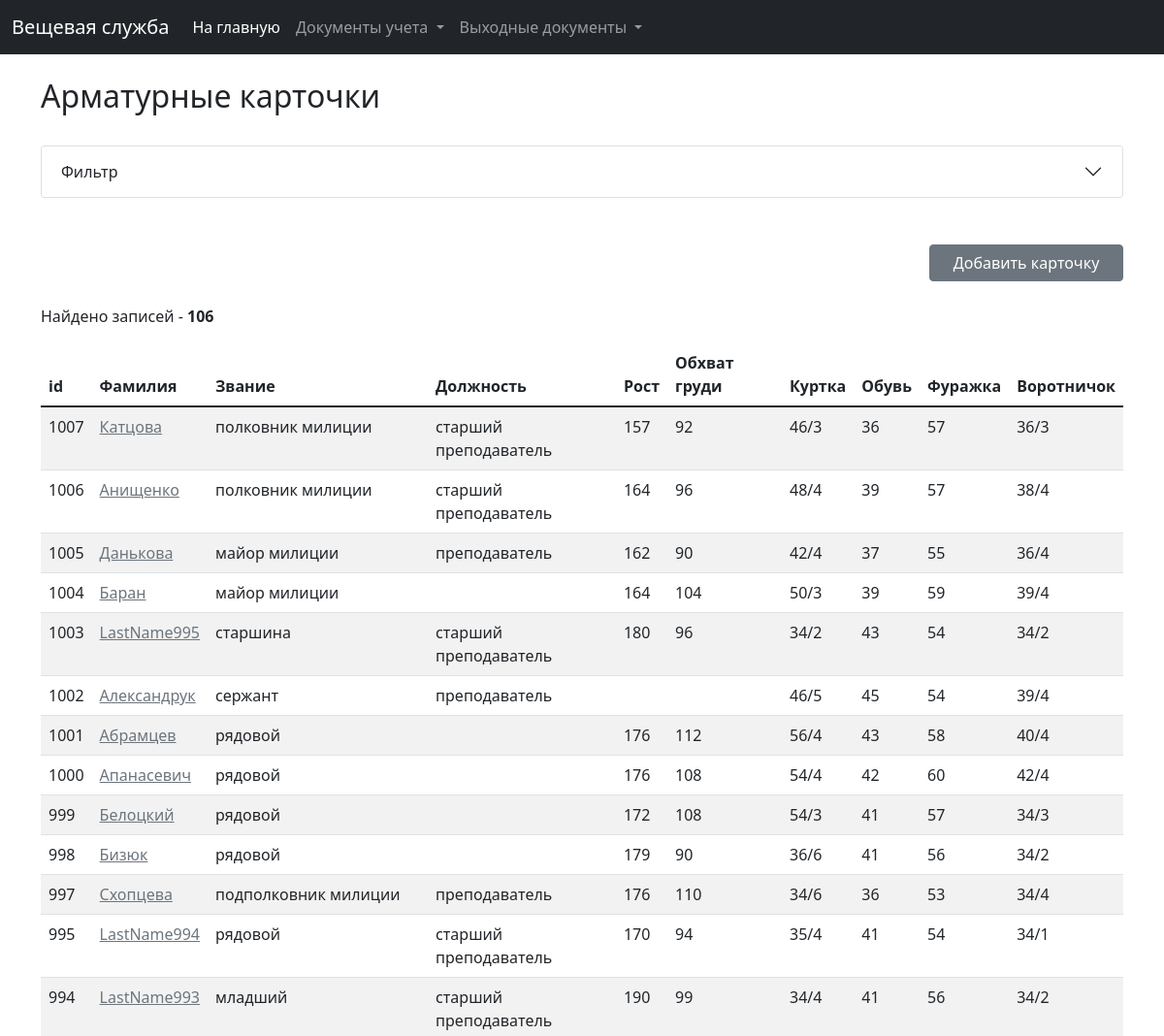
/clothing/cards (upper part), run on an earlier commit of the app's database.
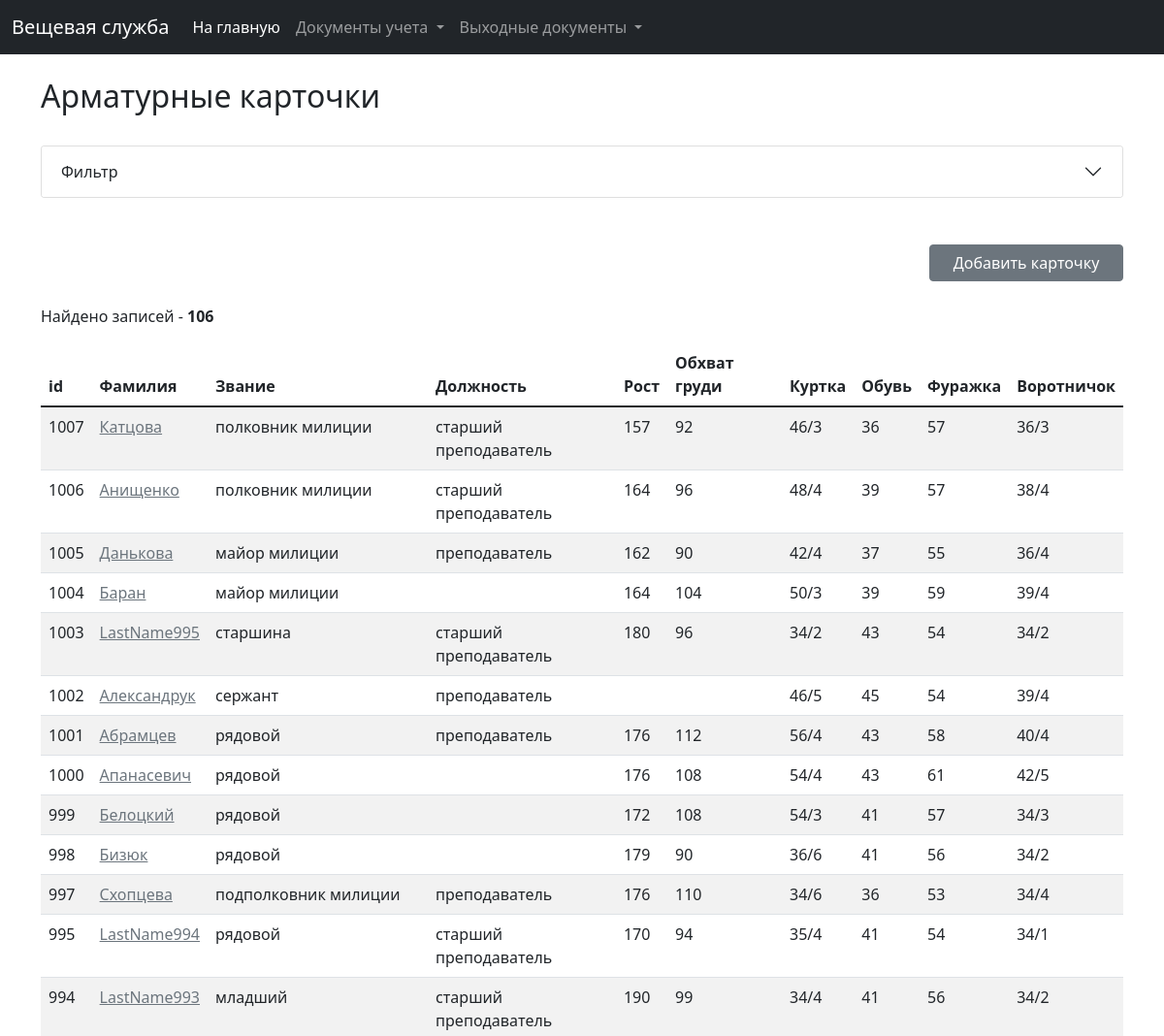
And on a later commit of the database.
### clothing/models.py (models this page shows, shortened)
class Card(models.Model):
    card_number = models.CharField(max_length=100, verbose_name="Номер карты")
    employee = models.ForeignKey(Employee, on_delete=models.CASCADE, verbose_name="Сотрудник/курсант")
    norm = models.ForeignKey(Norm, on_delete=models.CASCADE, verbose_name="Норма")
    growth = models.IntegerField(verbose_name="Рост", blank=True, null=True)
    bust = models.IntegerField(verbose_name="Обхват груди", blank=True, null=True)
    jacket = models.ForeignKey(Dimensions, on_delete=models.SET_NULL, verbose_name="Куртка", blank=True, null=True)
    shoes = models.ForeignKey(ShoesDimensions, on_delete=models.SET_NULL, verbose_name="Обувь", blank=True, null=True)
    cap = models.ForeignKey(CapDimensions, on_delete=models.SET_NULL, verbose_name="Фуражка", blank=True, null=True)
    collar = models.ForeignKey(Dimensions, on_delete=models.SET_NULL, verbose_name="Воротничок", related_name="collar",
                               blank=True, null=True)
    clothes = models.ManyToManyField(Clothes, verbose_name="Имущество", through='ClothesInCard', blank=True)
    created_at = models.DateTimeField(verbose_name="Дата и время создания", auto_created=True, blank=True, null=True)
    last_modified = models.DateTimeField(verbose_name="Дата и время последнего изменения", auto_now=True, blank=True,
                                         null=True)
    class Meta:
        ordering = ('-id',)
        verbose_name = 'Арматурная карточка'
        verbose_name_plural = 'Арматурные карточки'

class ShoesDimensions(models.Model):
    shoes_dimension = models.CharField(max_length=20, verbose_name="Размер обуви")
    def __str__(self):
        return self.shoes_dimension
    class Meta:
        ordering = ('shoes_dimension',)
        verbose_name = 'Размер (обуви)'
        verbose_name_plural = 'Размеры (обуви)'

class CapDimensions(models.Model):
    cap_dimension = models.CharField(max_length=20, verbose_name="Размер фуражки")
    def __str__(self):
        return self.cap_dimension
    class Meta:
        ordering = ('cap_dimension',)
        verbose_name = 'Размер (фуражки)'
        verbose_name_plural = 'Размеры (фуражки)'

class Dimensions(models.Model):
    dimension = models.CharField(max_length=20, verbose_name="Размер")
    def __str__(self):
        return self.dimension
    class Meta:
        ordering = ('dimension',)
        verbose_name = 'Размер (куртки)'
        verbose_name_plural = 'Размеры (куртки)'

class Employee(models.Model):
    last_name = models.CharField(verbose_name="Фамилия", max_length=30)
    first_name = models.CharField(verbose_name="Имя", max_length=30)
    patronymic = models.CharField(verbose_name="Отчество", max_length=30)
    subdivision = models.ForeignKey(Subdivision, on_delete=models.SET_NULL, verbose_name="Подразделение", blank=True,
                                    null=True)
    group = models.ForeignKey(Group, on_delete=models.SET_NULL, verbose_name="Группа", blank=True, null=True)
    sex = models.IntegerField(choices=SEX, verbose_name="Пол", blank=True, null=True, default=1)
    kind = models.IntegerField(choices=EMPLOYEE_KIND, verbose_name="Тип сотрудника")
    rank = models.ForeignKey(Rank, on_delete=models.CASCADE, verbose_name="Звание", blank=True, null=True)
    position = models.ForeignKey(Position, on_delete=models.SET_NULL, verbose_name="Должность", blank=True, null=True)
    is_on_decree = models.BooleanField(verbose_name="В декрете", default=False)
    decree_start = models.DateField(verbose_name="Начало декрета", blank=True, null=True)
    decree_finish = models.DateField(verbose_name="Окончание декрета", blank=True, null=True)
    date_of_birth = models.DateField(verbose_name="Дата рождения", blank=True, null=True)
    enlisted = models.DateField(verbose_name="Зачислен", blank=True, null=True)
    excluded = models.DateField(verbose_name="Исключен", blank=True, null=True)
    personal_number = models.CharField(max_length=100, verbose_name="Персональный номер", blank=True, null=True)
    last_modified = models.DateTimeField(verbose_name="Дата и время последнего редактирования", auto_now=True)
    def __str__(self):
        return self.last_name
    class Meta:
        ordering = ('-id',)
        verbose_name = 'Сотрудник'
        verbose_name_plural = 'Сотрудники'

class Rank(models.Model):
    rank = models.CharField(verbose_name="Звание", max_length=50)
    created_at = models.DateTimeField(verbose_name="Дата и время создания", auto_created=True, blank=True, null=True)
    last_modified = models.DateTimeField(verbose_name="Дата и время последнего изменения", auto_now=True, blank=True,
                                         null=True)
    def __str__(self):
        return self.rank
    class Meta:
        ordering = ('id',)
        verbose_name = 'Звание'
        verbose_name_plural = 'Звания'

class Position(models.Model):
    position = models.CharField(verbose_name="Должность", max_length=255)
    created_at = models.DateTimeField(verbose_name="Дата и время создания", auto_created=True, blank=True, null=True)
    last_modified = models.DateTimeField(verbose_name="Дата и время последнего изменения", auto_now=True, blank=True,
                                         null=True)
    def __str__(self):
        return self.position
    class Meta:
        ordering = ('position',)
        verbose_name = 'Должность'
        verbose_name_plural = 'Должности'

### clothing/views.py (the view)
# urls.py: path('cards', views.card_list, name='card_list'),
def card_list(request):
    request.session['back_path_card_list'] = '/clothing/cards?' + request.META.get('QUERY_STRING')
    f = CardFilter(request.GET, queryset=Card.objects.all())
    paginator = Paginator(f.qs, 50)
    page = request.GET.get('page')
    cards_list = paginator.get_page(page)
    card_form = CardForm()
    return render(request, 'clothing/card/card_list.html',
                  {'list': cards_list, 'card_form': card_form, 'filter': f})

### clothing/models.py (called while the page is built)
    def __str__(self):
        return self.subdivision_name

    def __str__(self):
        return self.norm_title

    def __str__(self):
        return self.course_name

    def __str__(self):
        return self.group_name

### clothing/templatetags/url_replace.py (called while the page is built)
@register.simple_tag
def url_replace(request, field, value):
    d = request.GET.copy()
    d[field] = value
    return d.urlencode()

### clothing/templates/clothing/card/card_list.html (shortened to what this page needs)
{% extends 'base_list.html' %}
{% load widget_tweaks %}
{% load static %}
{% block list_title %}Арматурные карточки{% endblock %}
{% block filters %}
    <div class="accordion" id="accordionExample">
        <div class="accordion-item">
            <h2 class="accordion-header" id="headingOne">
                <button class="accordion-button collapsed" type="button" data-bs-toggle="collapse" data-bs-target="#collapseOne"
                        aria-expanded="true" aria-controls="collapseOne">
                    Фильтр
                </button>
            </h2>
        </div>
    </div>
{% endblock %}
{% block add_button %}
    <br>
    <a href="#card_add_data_form" data-bs-toggle="modal" class="btn btn-secondary"
       style="display: block; margin-left:auto; width: 200px;">Добавить карточку</a>
{% endblock %}
{% block list %}
    <table class="table table-striped table-hover">
        <thead>
        <tr>
            <th scope="col">id</th>
            <th scope="col">Фамилия</th>
            <th scope="col">Звание</th>
            <th scope="col">Должность</th>
            <th scope="col">Рост</th>
            <th scope="col">Обхват груди</th>
            <th scope="col">Куртка</th>
            <th scope="col">Обувь</th>
            <th scope="col">Фуражка</th>
            <th scope="col">Воротничок</th>
        </tr>
        </thead>
        <tbody>
        {% for card in list %}
            <tr>
                <td>{{ card.id }}</td>
                <td><a href="{% url 'clothing:get_card' card.id %}"
                       class="link-secondary">{{ card.employee.last_name|default_if_none:"Нет данных" }}</a>
                </td>
                <td>{{ card.employee.rank|default_if_none:"" }}</td>
                <td>{{ card.employee.position|default_if_none:"" }}</td>
                <td>{{ card.growth|default_if_none:"" }}</td>
                <td>{{ card.bust|default_if_none:"" }}</td>
                <td>{{ card.jacket|default_if_none:"" }}</td>
                <td>{{ card.shoes|default_if_none:"" }}</td>
                <td>{{ card.cap|default_if_none:"" }}</td>
                <td>{{ card.collar|default_if_none:"" }}</td>
            </tr>
        {% endfor %}
        </tbody>
    </table>
{% endblock %}

What changed in the data, as far as the page shows it:
changed through a linked row, Card "Абрамцев": employee.position (not shown) → "преподаватель"
changed Card "Апанасевич": shoes "42" → "43"; cap "60" → "61"; collar "42/4" → "42/5"
